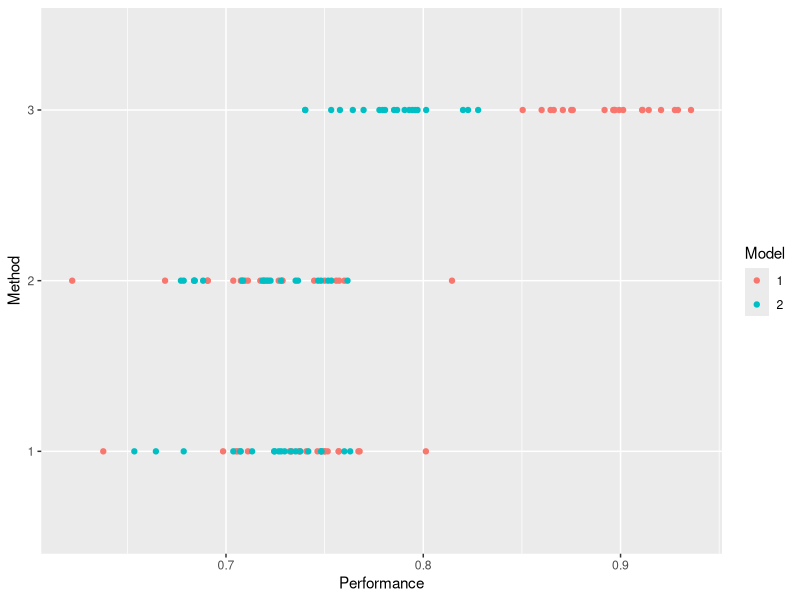
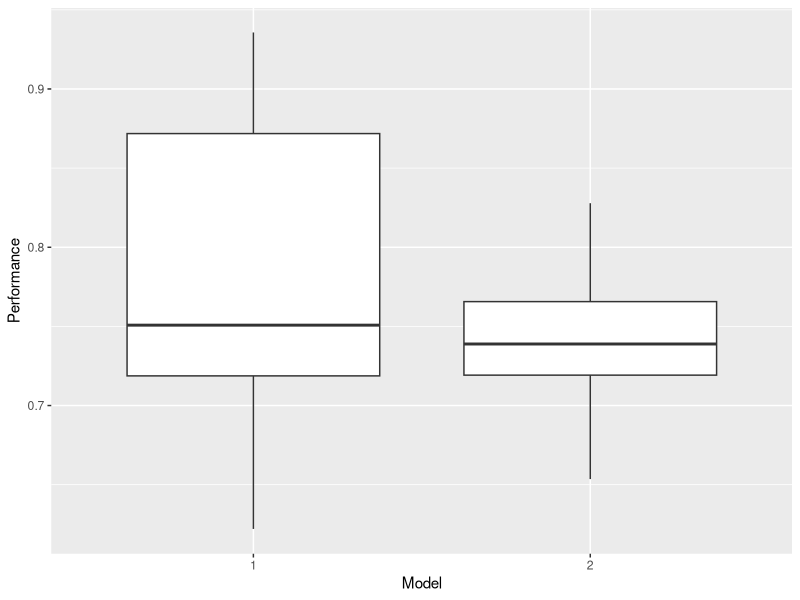
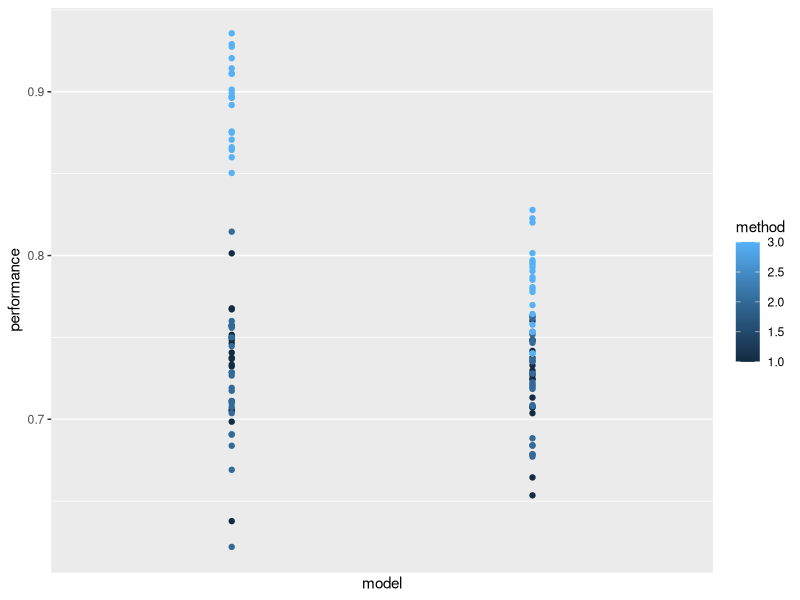
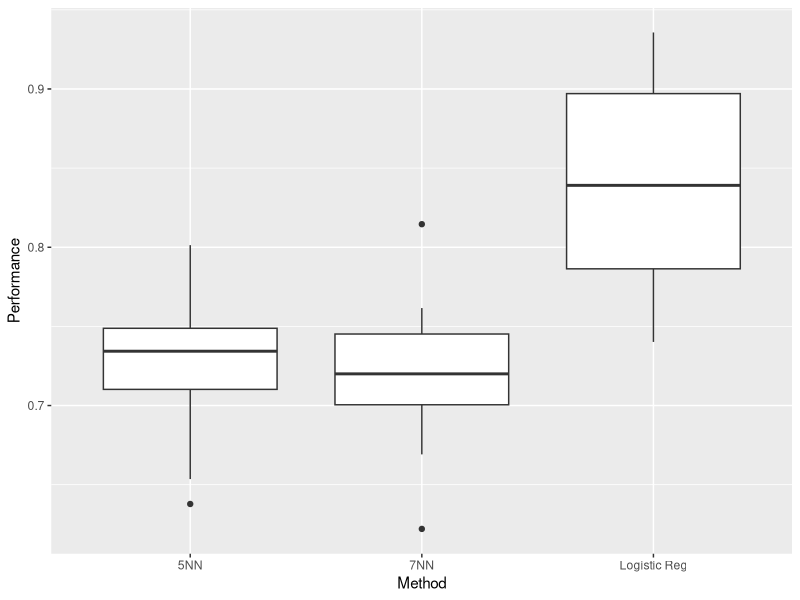
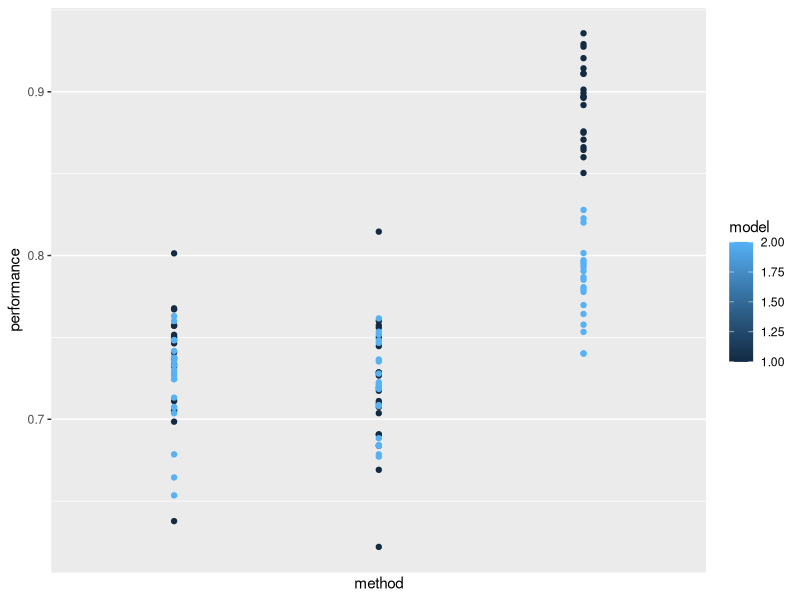
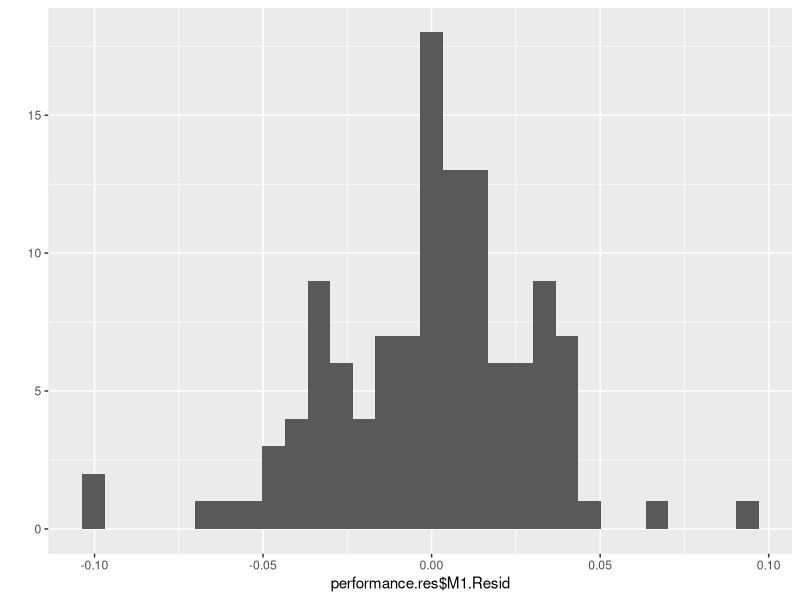
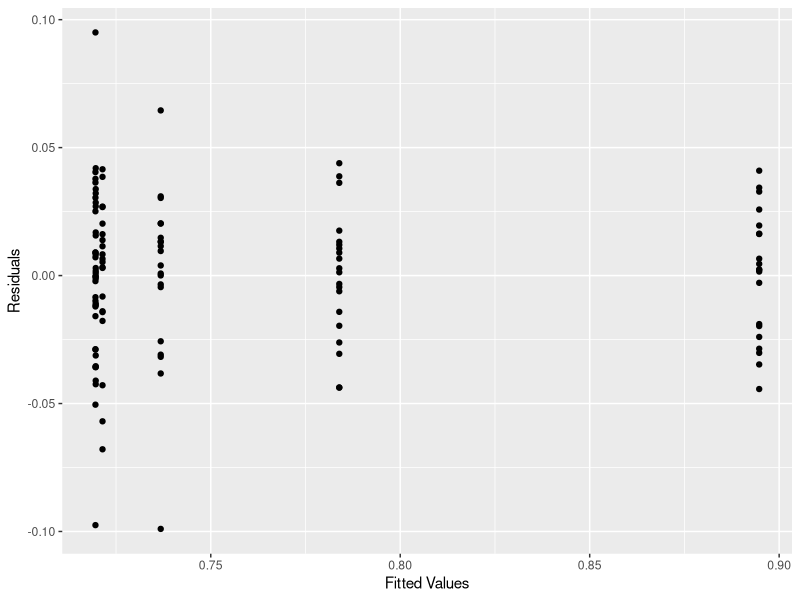
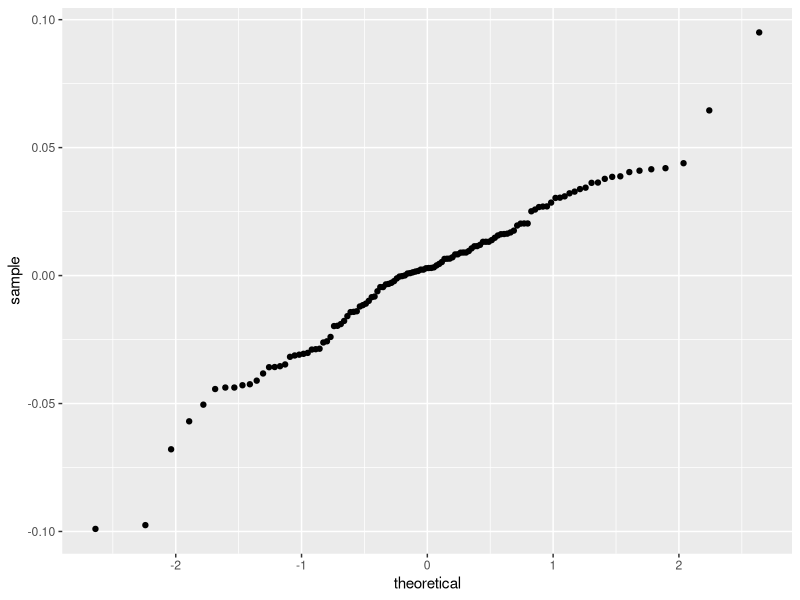

R code for these plots, in order: (Note: this script raises an error after producing the figures.)
require(ggplot2)
y <- read.table("ANOVAProjectData.txt", header = TRUE)
performance <- y[,1]
model <- y[,2]
method <- y[,3]
performance.df <- data.frame("Performance" = performance, "Model" = factor(model), "Method" = factor(method))

#preliminary visualization of the data
ggplot(performance.df, aes(Performance, Method, colour = Model)) + geom_point()
ggplot(data = performance.df, aes(Model, Performance)) + geom_boxplot()
qplot(model, performance, col = method) + scale_x_discrete(breaks = c(1, 2), labels = c("Model 1", "Model 2"))

ggplot(data = performance.df, aes(Method, Performance)) + geom_boxplot() + scale_x_discrete(labels = c("5NN", "7NN", "Logistic Reg"))
qplot(method, performance, col = model) + scale_x_discrete(labels = c("5NN", "7NN", "Logistic Reg."))



#preliminary anova and mean tables
anova <- aov(Performance ~ Model + Method + Model*Method, data = performance.df)
anovaInteraction <- aov(Performance ~ Model*Method, data = performance.df)
anovaModel <- aov(Performance ~ Model, data = performance.df)
anovaMethod <- aov(Performance ~ Method, data = performance.df)
model.tables(anova, type = "means")

#residual analysis to show normality
performance.res = performance.df
performance.res$M1.Fit = fitted(anovaInteraction)
performance.res$M1.Resid = resid(anovaInteraction)
qplot(performance.res$M1.Resid, geom = "histogram") #hist(performance.res$M1.Resid)
ggplot(performance.res, aes(M1.Fit, M1.Resid)) + geom_point() + xlab("Fitted Values") + ylab("Residuals")
ggplot(performance.res, aes(sample = M1.Resid)) + stat_qq()

#Two-way Bartlett-test for homogenity of variances
cell11 <- performance[model == 1 & method == 1]
cell12 <- performance[model == 1 & method == 2]
cell13 <- performance[model == 1 & method == 3]
cell21 <- performance[model == 2 & method == 1]
cell22 <- performance[model == 2 & method == 2]
cell23 <- performance[model == 2 & method == 3]
cells <- as.data.frame(cbind(cell11, cell12, cell13, cell21, cell22, cell23))
bartlett.test(cells)

#anova tables
summary(anova)
summary(anovaInteraction)
summary(anovaModel)
summary(anovaMethod)

#Tukey to show mean differences
TukeyHSD(anovaInteraction, which = "Method")
performance.hsd = data.frame(TukeyHSD(anovaComp, which = "Method")$Method)
performance.hsd$Comparison = row.names(performance.hsd)
ggplot(performance.hsd, aes(Comparison, y = diff, ymin = lwr, ymax = upr)) + geom_pointrange() + ylab("Difference in Mean Performance by Method") + coord_flip()

TukeyHSD(anovaInteraction, which = "Model")
performance.hsd = data.frame(TukeyHSD(anovaInteraction, which = "Model")$Model)
performance.hsd$Comparison = row.names(performance.hsd)
ggplot(performance.hsd, aes(Comparison, y = diff, ymin = lwr, ymax = upr)) + geom_pointrange() + ylab("Difference in Mean Performances by Model")













#arcsine(sqrt) Transformation
y <- read.table("ANOVAProjectData.txt", header = TRUE)
performance <- y[,1]
model <- y[,2]
method <- y[,3]
performance.sqrt <- sqrt(performance)
performance.transform <- 2*asin(performance.sqrt)
performance.df <- data.frame("Performance" = performance.transform, "Model" = factor(model), "Method" = factor(method))

cell11 <- performance.transform[model == 1 & method == 1]
cell12 <- performance.transform[model == 1 & method == 2]
cell13 <- performance.transform[model == 1 & method == 3]
cell21 <- performance.transform[model == 2 & method == 1]
cell22 <- performance.transform[model == 2 & method == 2]
cell23 <- performance.transform[model == 2 & method == 3]
cells <- as.matrix(cbind(cell11, cell12, cell13, cell21, cell22, cell23))
par(mfrow = c(1,1))
boxplot(cells)

par(mfrow = c(2, 3))
hist(cell11, main = "")
hist(cell12, main = "")
hist(cell13, main = "")
hist(cell21, main = "")
hist(cell22, main = "")
hist(cell23, main = "")

qqnorm(cell11); qqline(cell11)
qqnorm(cell12); qqline(cell12)
qqnorm(cell13); qqline(cell13)
qqnorm(cell21); qqline(cell21)
qqnorm(cell22); qqline(cell22)
qqnorm(cell23); qqline(cell23)

#preliminary visualization of the data
ggplot(performance.df, aes(Method, Performance, colour = Model)) + geom_point() + scale_x_discrete(labels = c("5NN", "7NN", "Logistic Reg"))
#ggplot(data = performance.df, aes(Method, Performance)) + geom_boxplot()
ggplot(performance.df, aes(Model, Performance, colour = Method)) + geom_point()
#ggplot(data = performance.df, aes(Model, Performance)) + geom_boxplot() 


#preliminary anova and mean tables
anova <- aov(Performance ~ Model*Method, data = performance.df)
#anovaInteraction <- aov(Performance ~ interaction(Model, Method), data = performance.df)
#anovaModel <- aov(Performance ~ Model, data = performance.df)
#anovaMethod <- aov(Performance ~ Method, data = performance.df)
model.tables(anova, type = "means")

#residual analysis to show normality
#performance.res = performance.df
#performance.res$M1.Fit = fitted(anovaInteraction)
#performance.res$M1.Resid = resid(anovaInteraction)
#hist(performance.res$M1.Resid)
#ggplot(performance.res, aes(M1.Fit, M1.Resid)) + geom_point() + xlab("Fitted Values") + ylab("Residuals")
#ggplot(performance.res, aes(sample = M1.Resid)) + stat_qq()
#ggplot(performance.res, aes(M1.Fit, M1.Resid, colour = Method)) +
#  geom_point() + xlab("Fitted Values") + ylab("Residuals") +
#  facet_wrap( ~ Model)
#ggplot(performance.res, aes(M1.Fit, M1.Resid, colour = Model)) +
#  geom_point() + xlab("Fitted Values") + ylab("Residuals") +
#  facet_wrap( ~ Method)


#Two-way Bartlett-test for homogenity of variances

bartlett.test(Performance ~ interaction(Model, Method), data = performance.df) #bartlett.test(cells)

#anova tables
summary(anova)
summary(anovaInteraction)
summary(anovaModel)
summary(anovaMethod)

#Tukey to show mean differences
TukeyHSD(anova, which = "Method")
performance.hsd = data.frame(TukeyHSD(anova, which = "Method")$Method)
performance.hsd$Comparison = row.names(performance.hsd)
ggplot(performance.hsd, aes(Comparison, y = diff, ymin = lwr, ymax = upr)) + geom_pointrange() + ylab("Difference in Mean Performance by Method")

TukeyHSD(anova, which = "Model")

TukeyHSD(anova)
performance.hsd = data.frame(TukeyHSD(anova)$`Model:Method`)
performance.hsd$Comparison = row.names(performance.hsd)
ggplot(performance.hsd, aes(Comparison, y = diff, ymin = lwr, ymax = upr)) + geom_pointrange() + ylab("Difference in Mean Performance by Cell") + coord_flip()


cat("Normality p-values by Factor Method: ")
for(i in unique(factor(y$Method))){
  cat(shapiro.test(y[y$Method==i, ]$Performance)$p.value," ")                     
}

cat("Normality p-values by Factor Model: ")
for(i in unique(factor(y$Model))){
  cat(shapiro.test(y[y$Model==i, ]$Performance)$p.value, " ")
}

